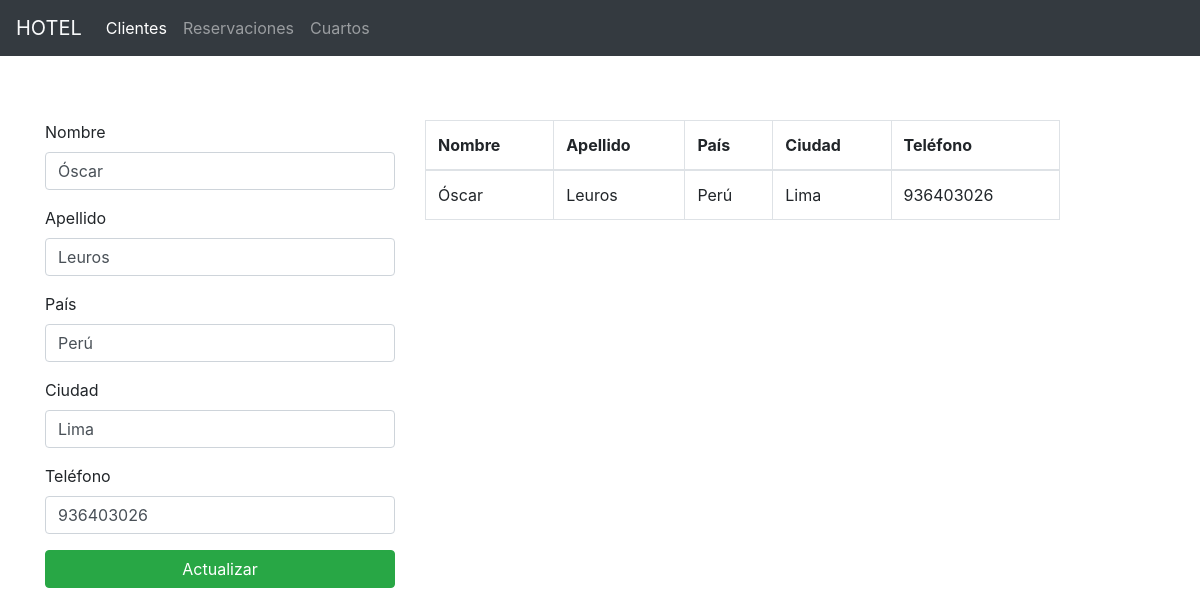
/editcl.php?id=10, run on the app's committed database.
### tables this page shows
CREATE TABLE `clientes` (
  `id_cliente` int(255) NOT NULL,
  `nom_cl` varchar(150) NOT NULL,
  `ape_cl` varchar(150) NOT NULL,
  `pais_cl` varchar(150) NOT NULL,
  `tel_cl` int(150) NOT NULL,
  `comment` varchar(500) NOT NULL,
  `ciudad_cl` varchar(255) NOT NULL
);

### editcl.php (the view)
<?php
include 'includes/header.php';
include 'config/connect.php';
$id = $_GET['id'];
$sql_read = "SELECT * FROM clientes WHERE id_cliente = $id ";
$sql_read_query = mysqli_query($conn,$sql_read);
if(mysqli_num_rows($sql_read_query) == 1){
        $rowc = mysqli_fetch_array($sql_read_query);
}
?>
<div class="container">
    <div class="row mt-5">
        <div class="col-md-4 mt-5">
            <form action="lib/clientes/edit.php?id=<?= $rowc['id_cliente'] ?>" method="POST">
                <div class="form-group">
                    <label for="my-input">Nombre</label>
                    <input id="my-input" class="form-control" type="text" name="name" value="<?= $rowc['nom_cl'] ?>">
                </div>
                <div class="form-group">
                    <label for="my-input">Apellido</label>
                    <input id="my-input" class="form-control" type="text" name="ape" value="<?= $rowc['ape_cl'] ?>">
                </div>
                <div class="form-group">
                    <label for="my-input">País</label>
                    <input id="my-input" class="form-control" type="text" name="country" value="<?= $rowc['pais_cl'] ?>">
                </div>
                <div class="form-group">
                    <label for="my-input">Ciudad</label>
                    <input id="my-input" class="form-control" type="text" name="city" value="<?= $rowc['ciudad_cl'] ?>">
                </div>
                <div class="form-group">
                    <label for="my-input">Teléfono</label>
                    <input id="my-input" class="form-control" type="text" name="tel" value="<?= $rowc['tel_cl'] ?>">
                </div>
                <input type="submit" class="btn btn-block btn-success" value="Actualizar" name="actualizar">
            </form>
        </div>
        <div class="col-md-7 mt-5">
            <table class="table table-bordered w-100">
                <thead>
                    <th>Nombre</th>
                    <th>Apellido</th>
                    <th>País</th>
                    <th>Ciudad</th>
                    <th>Teléfono</th>
                </thead>
                <tbody>
                    <?php
                    $id = $_GET['id'];
                    $sql_read = "SELECT * FROM clientes WHERE id_cliente = $id ";
                    $sql_read_query = mysqli_query($conn,$sql_read);
                    while($rowc = mysqli_fetch_array($sql_read_query)){   ?>
                    <tr>
                    <td><?= $rowc['nom_cl'] ?></td>
                    <td><?= $rowc['ape_cl'] ?></td>
                    <td><?= $rowc['pais_cl'] ?></td>
                    <td><?= $rowc['ciudad_cl'] ?></td>
                    <td><?= $rowc['tel_cl'] ?></td>
                    </tr>
                <?php  }
                    ?>
                </tbody>
            </table>
        </div>
    </div>
</div>
<?php
include 'includes/footer.php';
?>

### data on the page
clientes: name "Óscar", ape "Leuros", country "Perú", city "Lima", tel "936403026", nom_cl "Óscar", ape_cl "Leuros", pais_cl "Perú", ciudad_cl "Lima", tel_cl "936403026"
